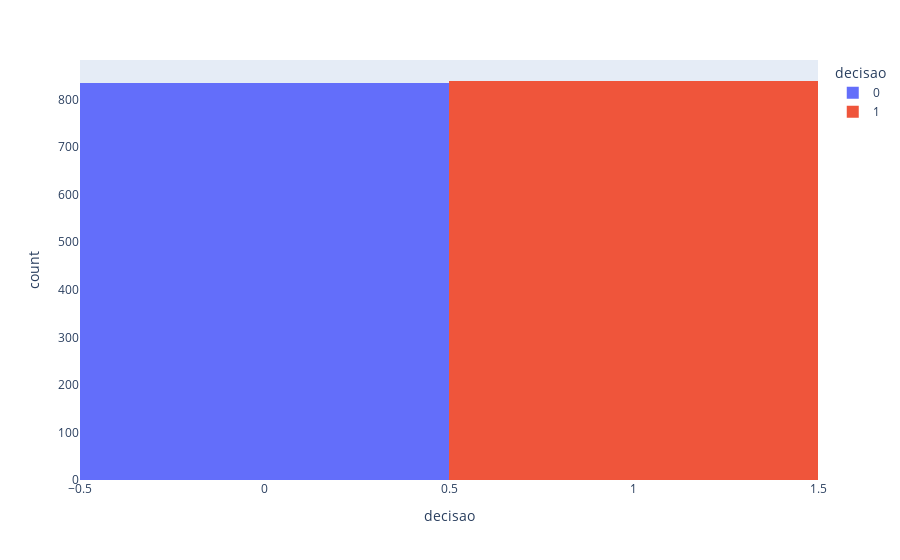

The code cell stored with this chart in its notebook:
### Code cell
# config plots

df['decisao'].value_counts(normalize=True).map("{:.1%}".format)
fig = px.histogram(df, x="decisao", color="decisao")
fig.show()

### Figure 1 — Plotly figure (JSON) as saved in the notebook; plotly's stock layout.template omitted (floating-point values rounded to 4 significant figures; data arrays with more than 128 entries replaced by an {"elided": "..."} marker saying what was removed)
{"data": [{"alignmentgroup": "True", "bingroup": "x", "hovertemplate": "decisao=%{x}<br>count=%{y}<extra></extra>", "legendgroup": "0", "marker": {"color": "#636efa", "pattern": {"shape": ""}}, "name": "0", "offsetgroup": "0", "orientation": "v", "showlegend": true, "type": "histogram", "x": {"elided": "835 int values"}, "xaxis": "x", "yaxis": "y"}, {"alignmentgroup": "True", "bingroup": "x", "hovertemplate": "decisao=%{x}<br>count=%{y}<extra></extra>", "legendgroup": "1", "marker": {"color": "#EF553B", "pattern": {"shape": ""}}, "name": "1", "offsetgroup": "1", "orientation": "v", "showlegend": true, "type": "histogram", "x": {"elided": "839 int values"}, "xaxis": "x", "yaxis": "y"}], "layout": {"barmode": "relative", "legend": {"title": {"text": "decisao"}, "tracegroupgap": 0}, "margin": {"t": 60}, "xaxis": {"anchor": "y", "categoryarray": [0, 1], "categoryorder": "array", "domain": [0, 1], "title": {"text": "decisao"}}, "yaxis": {"anchor": "x", "domain": [0, 1], "title": {"text": "count"}}}}
